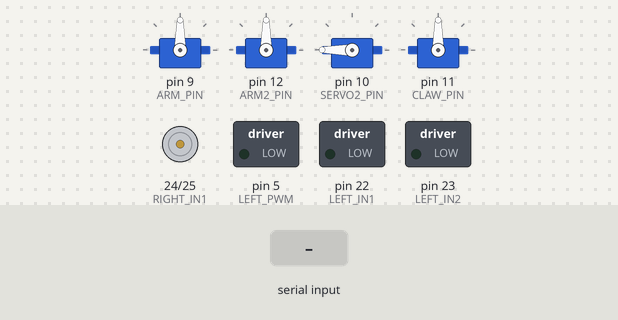
Simulated run of this program. Board: Arduino Mega 2560, built with avr-gcc and run on an emulated ATmega2560. Parts: 4 × servo, motor-driver pin pairs drawn as motors (green arrow = first pin HIGH = forward, orange = second pin HIGH = backward, longer = more drive, scaled by the enable pin), switched loads named in the program (green lamp = pin HIGH). Inputs (shaded band) come from the test bench.

Above: at 1.2 s.
1.3 s: "DRIVE,,45\n" received over Serial
At 2.5 s:
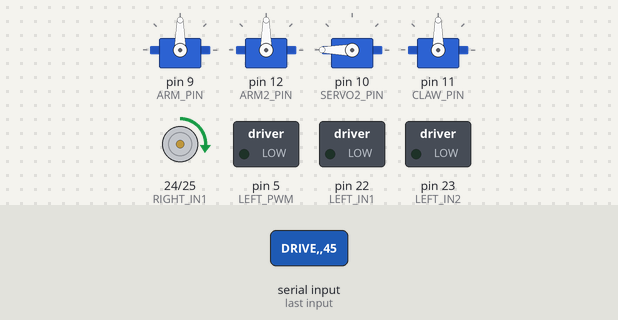
2.8 s: "STOP_ALL\n" received over Serial
At 3.6 s:
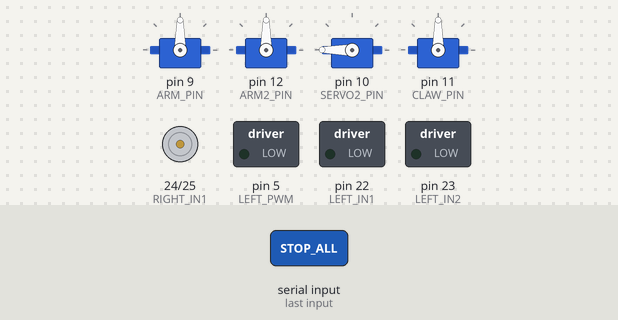
Timing chart, 0 to 5.8 s (numbered marks = the images above; inputs shaded):
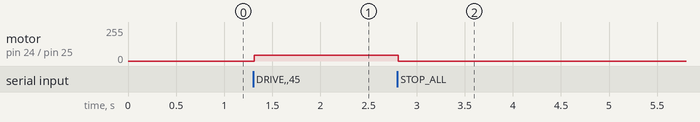

The program:

main.cpp
```cpp
#include <Arduino.h>
#include <Servo.h>

// UA Little Rock ASME SDC 2026 Algorithm

// ==========================
// DRIVE MOTOR PINS - VEX 393 Motors
// ==========================
#define LEFT_IN1   22
#define LEFT_IN2   23
#define LEFT_PWM   5

#define RIGHT_IN1  24
#define RIGHT_IN2  25
#define RIGHT_PWM  6

// ==========================
// SERVO PINS
// ==========================
#define ARM_PIN     9    // continuous-rotation servo - base
#define ARM2_PIN    12   // standard positional servo
#define SERVO2_PIN  10   // standard positional servo - wrist
#define CLAW_PIN    11   // standard positional servo

Servo arm;      // continuous servo
Servo arm2;     // positional servo
Servo servo2;   // positional servo
Servo claw;     // positional servo

// ==========================
// Positional servo positions
// ==========================
int arm2Pos   = 90;
int servo2Pos = 180;
int clawPos   = 90;

// ==========================
// Positional servo limits
// Tune after testing
// ==========================
const int ARM2_MIN   = 20;
const int ARM2_MAX   = 160;

const int SERVO2_MIN = 0;
const int SERVO2_MAX = 180;

const int CLAW_MIN   = 40;
const int CLAW_MAX   = 160;

// Continuous servo commands
const int ARM_STOP    = 90;
const int ARM_FORWARD = 180;
const int ARM_REVERSE = 0;

// ==========================
// Optional drive inversion
// ==========================
bool invertLeftDrive  = true;
bool invertRightDrive = false;

// ==========================
void setMotor(int in1, int in2, int pwmPin, int speed, bool invertDirection = false) {
  speed = constrain(speed, -255, 255);

  if (invertDirection) {
    speed = -speed;
  }

  if (speed > 0) {
    digitalWrite(in1, HIGH);
    digitalWrite(in2, LOW);
    analogWrite(pwmPin, speed);
  }
  else if (speed < 0) {
    digitalWrite(in1, LOW);
    digitalWrite(in2, HIGH);
    analogWrite(pwmPin, -speed);
  }
  else {
    digitalWrite(in1, LOW);
    digitalWrite(in2, LOW);
    analogWrite(pwmPin, 0);
  }
}

void stopDrive() {
  setMotor(LEFT_IN1, LEFT_IN2, LEFT_PWM, 0, invertLeftDrive);
  setMotor(RIGHT_IN1, RIGHT_IN2, RIGHT_PWM, 0, invertRightDrive);
}

void setup() {
  pinMode(LEFT_IN1, OUTPUT);
  pinMode(LEFT_IN2, OUTPUT);
  pinMode(LEFT_PWM, OUTPUT);

  pinMode(RIGHT_IN1, OUTPUT);
  pinMode(RIGHT_IN2, OUTPUT);
  pinMode(RIGHT_PWM, OUTPUT);

  arm.attach(ARM_PIN);
  arm2.attach(ARM2_PIN);
  servo2.attach(SERVO2_PIN);
  claw.attach(CLAW_PIN);

  // Initialize servo positions
  arm.write(ARM_STOP);
  arm2.write(arm2Pos);
  servo2.write(servo2Pos);
  claw.write(clawPos);

  Serial.begin(9600);
  stopDrive();
}

void loop() {
  static String input = "";

  while (Serial.available()) {
    char c = Serial.read();

    if (c == '\n') {
      input.trim();

      // --------------------------
      // DRIVE,left,right
      // --------------------------
      if (input.startsWith("DRIVE,")) {
        int firstComma = input.indexOf(',');
        int secondComma = input.indexOf(',', firstComma + 1);

        if (firstComma > 0 && secondComma > firstComma) {
          int leftSpeed = input.substring(firstComma + 1, secondComma).toInt();
          int rightSpeed = input.substring(secondComma + 1).toInt();

          leftSpeed = constrain(leftSpeed, -255, 255);
          rightSpeed = constrain(rightSpeed, -255, 255);

          setMotor(LEFT_IN1, LEFT_IN2, LEFT_PWM, leftSpeed, invertLeftDrive);
          setMotor(RIGHT_IN1, RIGHT_IN2, RIGHT_PWM, rightSpeed, invertRightDrive);
        }
      }

      // --------------------------
      // ARM,dir  (continuous servo)
      // dir = -1, 0, 1
      // --------------------------
      else if (input.startsWith("ARM,")) {
        int comma = input.indexOf(',');
        if (comma > 0) {
          int dir = input.substring(comma + 1).toInt();

          if (dir == -1) {
            arm.write(ARM_REVERSE);
          }
          else if (dir == 1) {
            arm.write(ARM_FORWARD);
          }
          else {
            arm.write(ARM_STOP);
          }
        }
      }

      // --------------------------
      // ARM2,dir  (positional servo)
      // dir = -1, 0, 1
      // --------------------------
      else if (input.startsWith("ARM2,")) {
        int comma = input.indexOf(',');
        if (comma > 0) {
          int dir = input.substring(comma + 1).toInt();

          if (dir == -1) arm2Pos -= 5;
          else if (dir == 1) arm2Pos += 5;

          arm2Pos = constrain(arm2Pos, ARM2_MIN, ARM2_MAX);
          arm2.write(arm2Pos);
        }
      }

      // --------------------------
      // SERVO2,dir
      // dir = -1, 0, 1
      // --------------------------
      else if (input.startsWith("SERVO2,")) {
        int comma = input.indexOf(',');
        if (comma > 0) {
          int dir = input.substring(comma + 1).toInt();

          if (dir == -1) servo2Pos -= 5;
          else if (dir == 1) servo2Pos += 5;

          servo2Pos = constrain(servo2Pos, SERVO2_MIN, SERVO2_MAX);
          servo2.write(servo2Pos);
        }
      }

      // --------------------------
      // CLAW,dir
      // dir = -1, 0, 1
      // --------------------------
      else if (input.startsWith("CLAW,")) {
        int comma = input.indexOf(',');
        if (comma > 0) {
          int dir = input.substring(comma + 1).toInt();

          if (dir == -1) clawPos -= 5;
          else if (dir == 1) clawPos += 5;

          clawPos = constrain(clawPos, CLAW_MIN, CLAW_MAX);
          claw.write(clawPos);
        }
      }

      else if (input == "STOP_ALL") {
        stopDrive();
        arm.write(ARM_STOP);
      }

      input = "";
    }
    else {
      input += c;
    }
  }
}
```

Measured:
- after the input at 1.3 s, motor on pin 24 (RIGHT_IN1) / pin 25 (RIGHT_IN2): stopped → forward 45/255 at once
- after the input at 2.8 s, motor on pin 24 (RIGHT_IN1) / pin 25 (RIGHT_IN2): forward 45/255 → stopped at once
